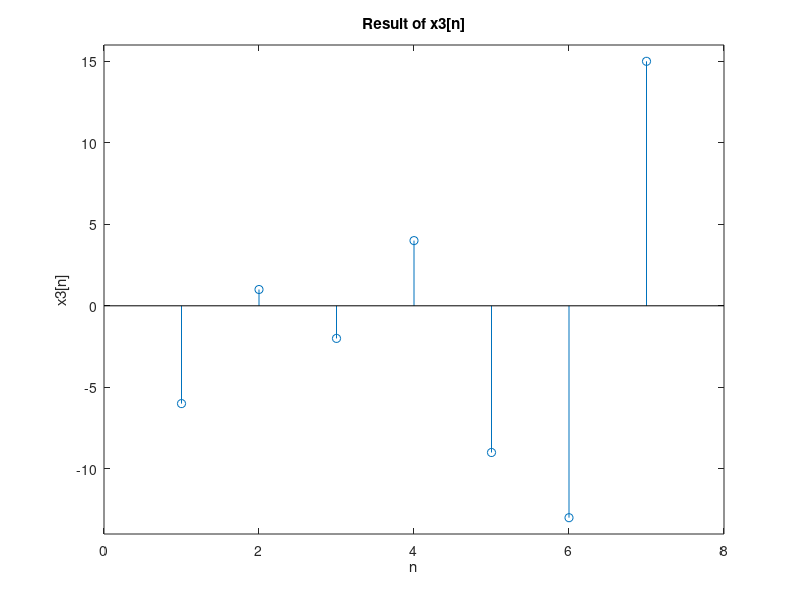
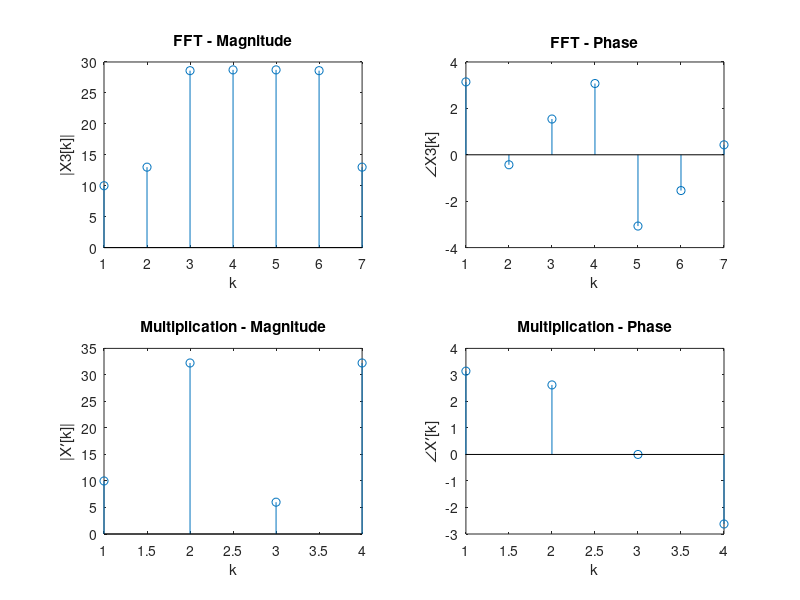
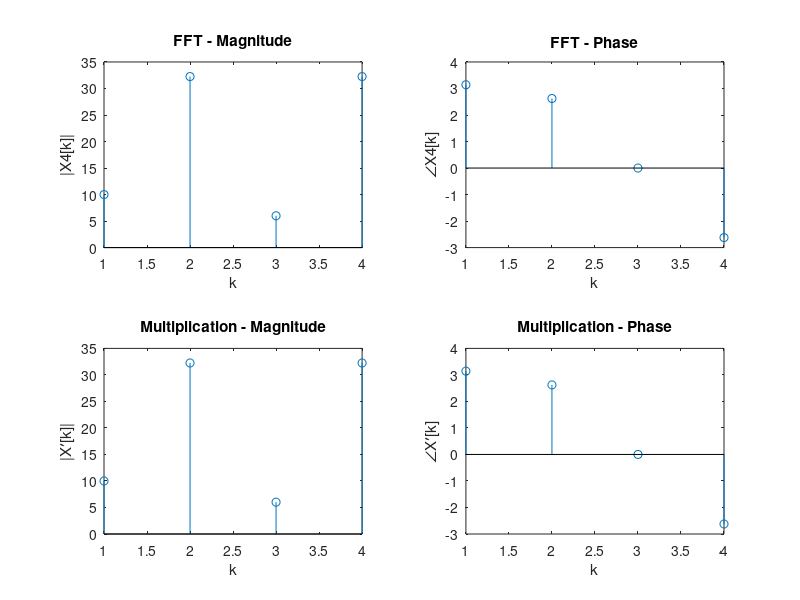

The MATLAB source for these figures, in order:
close all
clear
clc

x1 = [2 1 2 -3];
x2 = [-3 2 1 -5];

%% Part (a)
x3 = conv(x1,x2);

figure(1)
stem(x3)
title('Result of x3[n]')
xlabel('n')
ylabel('x3[n]')
axis([0 length(x3)+1 min(x3)-1 max(x3)+1])

%% Part (b)
X3_fft = fft(x3);

%% Part (c)
X1 = fft(x1);
X2 = fft(x2);
X3_mul = X1 .* X2;

%% Part (d)
figure(2)
subplot(2,2,1)
stem(abs(X3_fft))
title('FFT - Magnitude')
xlabel('k')
ylabel('|X3[k]|')

subplot(2,2,2)
stem(angle(X3_fft))
title('FFT - Phase')
xlabel('k')
ylabel('\angleX3[k]')

subplot(2,2,3)
stem(abs(X3_mul))
title('Multiplication - Magnitude')
xlabel('k')
ylabel('|X\prime[k]|')

subplot(2,2,4)
stem(angle(X3_mul))
title('Multiplication - Phase')
xlabel('k')
ylabel('\angleX\prime[k]')

%% Part (e)
N = 4;
x1_pad = [x1 zeros(1, N - length(x1))];
x2_pad = [x2 zeros(1, N - length(x2))];
x4 = zeros(1,N);
for ii = 1:N
    x4 = x4 + x1_pad(ii) .* circshift(x2_pad, ii-1, 2);
end

%% Part (f)
X4_fft = fft(x4);

%% Part (g)
figure(3)
subplot(2,2,1)
stem(abs(X4_fft))
title('FFT - Magnitude')
xlabel('k')
ylabel('|X4[k]|')

subplot(2,2,2)
stem(angle(X4_fft))
title('FFT - Phase')
xlabel('k')
ylabel('\angleX4[k]')

subplot(2,2,3)
stem(abs(X3_mul))
title('Multiplication - Magnitude')
xlabel('k')
ylabel('|X\prime[k]|')

subplot(2,2,4)
stem(angle(X3_mul))
title('Multiplication - Phase')
xlabel('k')
ylabel('\angleX\prime[k]')